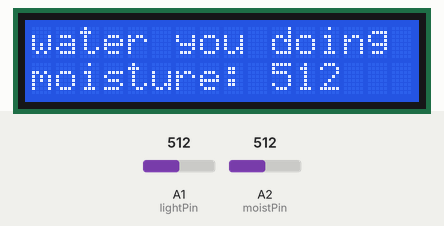
A sketch run on a simulated Arduino Uno, built with avr-gcc and run on an emulated ATmega328P. Shown: 16×2 character LCD. Inputs (shaded band) come from the test bench; at power-on: A1 (lightPin) = 512, A2 (moistPin) = 512.

Above: at 7.6 s.
7.7 s: A1 (lightPin) set to 716
At 10.4 s:
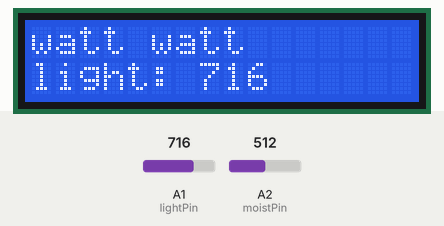
20.6 s: A2 (moistPin) set to 716
At 25.4 s:
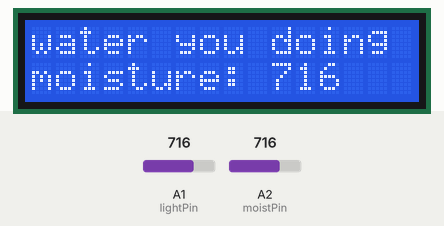
28.6 s: A1 (lightPin) set to 900
At 33.5 s:
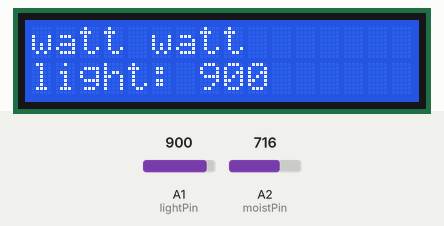
36.6 s: A2 (moistPin) set to 900
At 38.2 s:
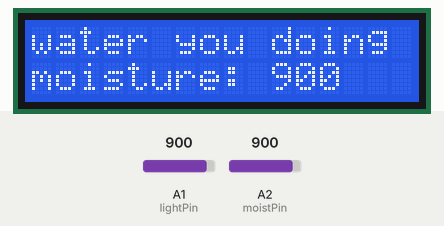
43.6 s: A1 (lightPin) set to 1023
At 46.3 s:
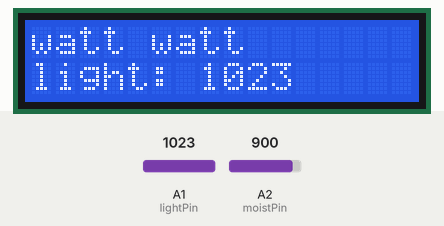
50.6 s: A2 (moistPin) set to 1023
At 56.2 s:
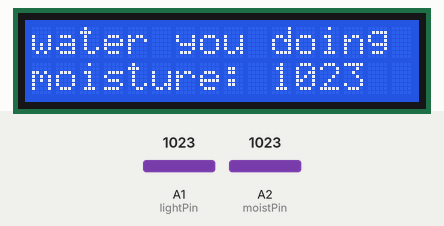
Timing chart, 0 to 57.7 s (numbered marks = the images above; inputs shaded):
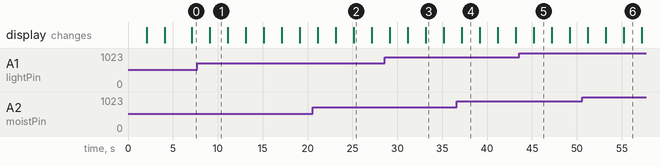

The sketch:

seymore.ino
```cpp
/*
   Seymore
   I have, in the past, struggled greatly with watering my succulents.
   I turned a few years back to a zero_scape lawn [because I’m
   majoring in agriculture (STEAM)]. The real reason, though, was
   because I was really bad at watering my lawn.

   Combine STEM with A (Agriculture) to create a digital garden. Use
   the arduino to monitor temperature, moisture, and light for a
   succulent.

   Import Info:
   -> Target MoistVal: 413

   by Ben and Nicole
*/

#include <LiquidCrystal.h>

//initialize variables for sensor pins
int moistPin = 2;
//int tempPin = 1;
int lightPin = 1;

//initialize variables to store readings from sensors
int moistVal = 0;
int tempVal = 0;
int lightVal = 0;

// initialize the library with the numbers of the interface pins
LiquidCrystal lcd(7, 8, 9, 10, 11, 12);

void setup() {

  //initialize the serial port
  Serial.begin(9600);

  // set up the LCD's number of columns and rows:
  lcd.begin(16, 2);

  clearScreen();
  lcd.print("Seymore");

  clearScreen();
  lcd.print("Ben & Nicole");
  lcd.setCursor(0, 0);
  lcd.print("digi_scape by");
  delay(1000);

}

void loop() {

    clearScreen();
    moistVal = analogRead(moistPin);
    lcd.print("moisture: ");
    lcd.print(moistVal);
    lcd.setCursor(0, 0);
    lcd.print("water you doing");

    clearScreen();
    lightVal = analogRead(lightPin);
    lcd.print("light: ");
    lcd.print(lightVal);
    lcd.setCursor(0, 0);
    lcd.print("watt watt");

    clearScreen();
    lcd.print("bright");
    lcd.setCursor(0, 0);
    lcd.print("nicole isnt very");

}

void clearScreen() {
  delay(2000);
  lcd.clear();
  lcd.setCursor(0, 1);
}
```

Measured:
- what the display in image 1 shows lasts 2.0 s, from 9.1 s to 11.1 s
